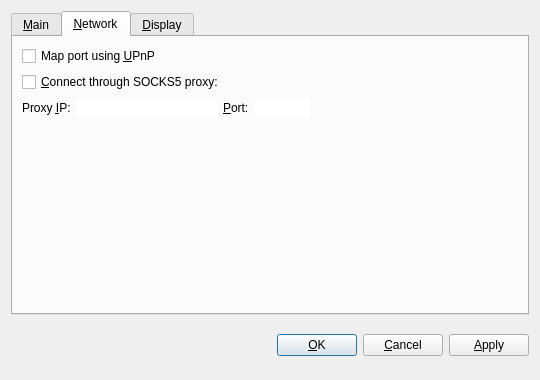
<?xml version="1.0" encoding="UTF-8"?>
<ui version="4.0">
 <class>OptionsDialog</class>
 <widget class="QDialog" name="OptionsDialog">
  <property name="geometry">
   <rect>
    <x>0</x>
    <y>0</y>
    <width>540</width>
    <height>380</height>
   </rect>
  </property>
  <property name="windowTitle">
   <string>Options</string>
  </property>
  <property name="modal">
   <bool>true</bool>
  </property>
  <layout class="QVBoxLayout" name="verticalLayout">
   <item>
    <widget class="QTabWidget" name="tabWidget">
     <property name="tabPosition">
      <enum>QTabWidget::North</enum>
     </property>
     <property name="currentIndex">
      <number>1</number>
     </property>
     <widget class="QWidget" name="tabMain">
      <attribute name="title">
       <string>&amp;Main</string>
      </attribute>
      <layout class="QVBoxLayout" name="verticalLayout_Main">
       <item>
        <widget class="QLabel" name="transactionFeeInfoLabel">
         <property name="text">
          <string>Optional transaction fee per kB that helps make sure your transactions are processed quickly. Most transactions are 1 kB. Fee 0.01 recommended.</string>
         </property>
         <property name="textFormat">
          <enum>Qt::PlainText</enum>
         </property>
         <property name="wordWrap">
          <bool>true</bool>
         </property>
        </widget>
       </item>
       <item>
        <layout class="QHBoxLayout" name="horizontalLayoutFee">
         <item>
          <widget class="QLabel" name="transactionFeeLabel">
           <property name="text">
            <string>Pay transaction &amp;fee</string>
           </property>
           <property name="textFormat">
            <enum>Qt::PlainText</enum>
           </property>
           <property name="buddy">
            <cstring>transactionFee</cstring>
           </property>
          </widget>
         </item>
         <item>
          <widget class="BitcoinAmountField" name="transactionFee"/>
         </item>
         <item>
          <spacer name="horizontalSpacerFee">
           <property name="orientation">
            <enum>Qt::Horizontal</enum>
           </property>
           <property name="sizeHint" stdset="0">
            <size>
             <width>40</width>
             <height>20</height>
            </size>
           </property>
          </spacer>
         </item>
        </layout>
       </item>
       <item>
        <widget class="QLabel" name="reserveBalanceInfoLabel">
         <property name="text">
          <string>Reserved amount does not participate in staking and is therefore spendable at any time.</string>
         </property>
         <property name="textFormat">
          <enum>Qt::PlainText</enum>
         </property>
         <property name="wordWrap">
          <bool>true</bool>
         </property>
        </widget>
       </item>
       <item>
        <layout class="QHBoxLayout" name="horizontalLayoutReserveBalance">
         <item>
          <widget class="QLabel" name="reserveBalanceLabel">
           <property name="text">
            <string>Reserve</string>
           </property>
           <property name="textFormat">
            <enum>Qt::PlainText</enum>
           </property>
           <property name="buddy">
            <cstring>reserveBalance</cstring>
           </property>
          </widget>
         </item>
         <item>
          <widget class="BitcoinAmountField" name="reserveBalance"/>
         </item>
         <item>
          <spacer name="horizontalSpacerReserveBalance">
           <property name="orientation">
            <enum>Qt::Horizontal</enum>
           </property>
           <property name="sizeHint" stdset="0">
            <size>
             <width>40</width>
             <height>20</height>
            </size>
           </property>
          </spacer>
         </item>
        </layout>
       </item>
       <item>
        <spacer name="verticalSpacer_Main">
         <property name="orientation">
          <enum>Qt::Vertical</enum>
         </property>
         <property name="sizeHint" stdset="0">
          <size>
           <width>20</width>
           <height>40</height>
          </size>
         </property>
        </spacer>
       </item>
      </layout>
     </widget>
     <widget class="QWidget" name="tabNetwork">
      <attribute name="title">
       <string>&amp;Network</string>
      </attribute>
      <layout class="QVBoxLayout" name="verticalLayout_Network">
       <item>
        <widget class="QCheckBox" name="mapPortUpnp">
         <property name="toolTip">
          <string>Automatically open the ion client port on the router. This only works when your router supports UPnP and it is enabled.</string>
         </property>
         <property name="text">
          <string>Map port using &amp;UPnP</string>
         </property>
        </widget>
       </item>
       <item>
        <widget class="QCheckBox" name="connectSocks">
         <property name="toolTip">
          <string>Connect to the ion network through a SOCKS5 proxy (e.g. when connecting through Tor).</string>
         </property>
         <property name="text">
          <string>&amp;Connect through SOCKS5 proxy:</string>
         </property>
        </widget>
       </item>
       <item>
        <layout class="QHBoxLayout" name="horizontalLayout_Network">
         <item>
          <widget class="QLabel" name="proxyIpLabel">
           <property name="text">
            <string>Proxy &amp;IP:</string>
           </property>
           <property name="textFormat">
            <enum>Qt::PlainText</enum>
           </property>
           <property name="buddy">
            <cstring>proxyIp</cstring>
           </property>
          </widget>
         </item>
         <item>
          <widget class="QValidatedLineEdit" name="proxyIp">
           <property name="maximumSize">
            <size>
             <width>140</width>
             <height>16777215</height>
            </size>
           </property>
           <property name="toolTip">
            <string>IP address of the proxy (e.g. 127.0.0.1)</string>
           </property>
           <property name="frame">
            <bool>false</bool>
           </property>
          </widget>
         </item>
         <item>
          <widget class="QLabel" name="proxyPortLabel">
           <property name="text">
            <string>&amp;Port:</string>
           </property>
           <property name="textFormat">
            <enum>Qt::PlainText</enum>
           </property>
           <property name="buddy">
            <cstring>proxyPort</cstring>
           </property>
          </widget>
         </item>
         <item>
          <widget class="QLineEdit" name="proxyPort">
           <property name="maximumSize">
            <size>
             <width>55</width>
             <height>16777215</height>
            </size>
           </property>
           <property name="toolTip">
            <string>Port of the proxy (e.g. 9050)</string>
           </property>
           <property name="frame">
            <bool>false</bool>
           </property>
          </widget>
         </item>
         <item>
          <spacer name="horizontalSpacer_Network">
           <property name="orientation">
            <enum>Qt::Horizontal</enum>
           </property>
           <property name="sizeHint" stdset="0">
            <size>
             <width>40</width>
             <height>20</height>
            </size>
           </property>
          </spacer>
         </item>
        </layout>
       </item>
       <item>
        <spacer name="verticalSpacer_Network">
         <property name="orientation">
          <enum>Qt::Vertical</enum>
         </property>
         <property name="sizeHint" stdset="0">
          <size>
           <width>20</width>
           <height>40</height>
          </size>
         </property>
        </spacer>
       </item>
      </layout>
     </widget>
     <widget class="QWidget" name="tabDisplay">
      <attribute name="title">
       <string>&amp;Display</string>
      </attribute>
      <layout class="QVBoxLayout" name="verticalLayout_Display">
       <item>
        <layout class="QHBoxLayout" name="horizontalLayout_1_Display">
         <item>
          <widget class="QLabel" name="langLabel">
           <property name="text">
            <string>User Interface &amp;language:</string>
           </property>
           <property name="textFormat">
            <enum>Qt::PlainText</enum>
           </property>
           <property name="buddy">
            <cstring>lang</cstring>
           </property>
          </widget>
         </item>
         <item>
          <widget class="QValueComboBox" name="lang">
           <property name="toolTip">
            <string>The user interface language can be set here. This setting will take effect after restarting ion.</string>
           </property>
          </widget>
         </item>
        </layout>
       </item>
       <item>
        <layout class="QHBoxLayout" name="horizontalLayout_2_Display">
         <item>
          <widget class="QLabel" name="unitLabel">
           <property name="text">
            <string>&amp;Unit to show amounts in:</string>
           </property>
           <property name="textFormat">
            <enum>Qt::PlainText</enum>
           </property>
           <property name="buddy">
            <cstring>unit</cstring>
           </property>
          </widget>
         </item>
         <item>
          <widget class="QValueComboBox" name="unit">
           <property name="toolTip">
            <string>Choose the default subdivision unit to show in the interface and when sending coins.</string>
           </property>
          </widget>
         </item>
        </layout>
       </item>
       <item>
        <widget class="QCheckBox" name="coinControlFeatures">
         <property name="toolTip">
          <string>Whether to show coin control features or not.</string>
         </property>
         <property name="text">
          <string>Display coin &amp;control features (experts only!)</string>
         </property>
        </widget>
       </item>
       <item>
        <widget class="QCheckBox" name="minimizeCoinAge">
         <property name="toolTip">
          <string>Whether to select the coin outputs randomly or with minimal coin age.</string>
         </property>
         <property name="text">
          <string>Minimize weight consumption (experimental)</string>
         </property>
        </widget>
       </item>
       <item>
        <widget class="QCheckBox" name="useBlackTheme">
         <property name="text">
          <string>Use black visual theme (requires restart)</string>
         </property>
        </widget>
       </item>
       <item>
        <spacer name="verticalSpacer_Display">
         <property name="orientation">
          <enum>Qt::Vertical</enum>
         </property>
         <property name="sizeHint" stdset="0">
          <size>
           <width>20</width>
           <height>40</height>
          </size>
         </property>
        </spacer>
       </item>
      </layout>
     </widget>
    </widget>
   </item>
   <item>
    <layout class="QHBoxLayout" name="horizontalLayout_Buttons">
     <item>
      <spacer name="horizontalSpacer_1">
       <property name="orientation">
        <enum>Qt::Horizontal</enum>
       </property>
       <property name="sizeHint" stdset="0">
        <size>
         <width>40</width>
         <height>48</height>
        </size>
       </property>
      </spacer>
     </item>
     <item>
      <widget class="QLabel" name="statusLabel">
       <property name="font">
        <font>
         <weight>75</weight>
         <bold>true</bold>
        </font>
       </property>
       <property name="text">
        <string/>
       </property>
       <property name="textFormat">
        <enum>Qt::PlainText</enum>
       </property>
       <property name="wordWrap">
        <bool>true</bool>
       </property>
      </widget>
     </item>
     <item>
      <spacer name="horizontalSpacer_2">
       <property name="orientation">
        <enum>Qt::Horizontal</enum>
       </property>
       <property name="sizeHint" stdset="0">
        <size>
         <width>40</width>
         <height>48</height>
        </size>
       </property>
      </spacer>
     </item>
     <item>
      <widget class="QPushButton" name="okButton">
       <property name="text">
        <string>&amp;OK</string>
       </property>
      </widget>
     </item>
     <item>
      <widget class="QPushButton" name="cancelButton">
       <property name="text">
        <string>&amp;Cancel</string>
       </property>
       <property name="autoDefault">
        <bool>false</bool>
       </property>
      </widget>
     </item>
     <item>
      <widget class="QPushButton" name="applyButton">
       <property name="text">
        <string>&amp;Apply</string>
       </property>
       <property name="autoDefault">
        <bool>false</bool>
       </property>
      </widget>
     </item>
    </layout>
   </item>
  </layout>
 </widget>
 <customwidgets>
  <customwidget>
   <class>QValidatedLineEdit</class>
   <extends>QLineEdit</extends>
   <header>qvalidatedlineedit.h</header>
  </customwidget>
  <customwidget>
   <class>BitcoinAmountField</class>
   <extends>QLineEdit</extends>
   <header>bitcoinamountfield.h</header>
   <container>1</container>
  </customwidget>
  <customwidget>
   <class>QValueComboBox</class>
   <extends>QComboBox</extends>
   <header>qvaluecombobox.h</header>
  </customwidget>
 </customwidgets>
 <resources/>
 <connections/>
</ui>
